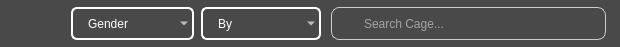
      <widget class="QFrame" name="Filter_Cages_Frame_View">
       <property name="geometry">
        <rect>
         <x>360</x>
         <y>20</y>
         <width>620</width>
         <height>47</height>
        </rect>
       </property>
       <property name="minimumSize">
        <size>
         <width>620</width>
         <height>47</height>
        </size>
       </property>
       <property name="maximumSize">
        <size>
         <width>620</width>
         <height>47</height>
        </size>
       </property>
       <property name="styleSheet">
        <string notr="true">QWidget{
	background-color: rgb(73, 73, 73);
	color: rgb(255, 255, 255);
	border-style: outset;
    	border-radius: 20px;
}</string>
       </property>
       <property name="frameShape">
        <enum>QFrame::StyledPanel</enum>
       </property>
       <property name="frameShadow">
        <enum>QFrame::Raised</enum>
       </property>
       <widget class="QComboBox" name="FilterBy_Cages">
        <property name="geometry">
         <rect>
          <x>201</x>
          <y>7</y>
          <width>120</width>
          <height>33</height>
         </rect>
        </property>
        <property name="minimumSize">
         <size>
          <width>120</width>
          <height>33</height>
         </size>
        </property>
        <property name="maximumSize">
         <size>
          <width>120</width>
          <height>33</height>
         </size>
        </property>
        <property name="styleSheet">
         <string notr="true">QComboBox{
	border: 2px solid white;
	border-radius:6px;
	padding:1px 18px 1px 3px;
	background-color: rgba(0, 0, 0, 0);
	color: rgb(255, 255, 255);
	font: 75 12pt &quot;Acme&quot;;
	padding-left: 15px;
	selection-background-color: #2980B9;
}</string>
        </property>
        <item>
         <property name="text">
          <string>By</string>
         </property>
         <property name="icon">
          <iconset resource="resources.qrc">
           <normaloff>:/Icons/Search.png</normaloff>:/Icons/Search.png</iconset>
         </property>
        </item>
        <item>
         <property name="text">
          <string>ID</string>
         </property>
         <property name="icon">
          <iconset resource="resources.qrc">
           <normaloff>:/Icons/Cages_White.png</normaloff>
           <normalon>:/Icons/Cages_Green.png</normalon>:/Icons/Cages_White.png</iconset>
         </property>
        </item>
        <item>
         <property name="text">
          <string>FactureID</string>
         </property>
         <property name="icon">
          <iconset resource="resources.qrc">
           <normaloff>:/Icons/Facture_White.png</normaloff>
           <normalon>:/Icons/Facture_Green.png</normalon>:/Icons/Facture_White.png</iconset>
         </property>
        </item>
        <item>
         <property name="text">
          <string>CustomerID</string>
         </property>
         <property name="icon">
          <iconset resource="resources.qrc">
           <normaloff>:/Icons/Customer_Whitre.png</normaloff>
           <normalon>:/Icons/Customer_Green.png</normalon>:/Icons/Customer_Whitre.png</iconset>
         </property>
        </item>
        <item>
         <property name="text">
          <string>Sold</string>
         </property>
         <property name="icon">
          <iconset resource="resources.qrc">
           <normaloff>:/Icons/TND_White.png</normaloff>
           <normalon>:/Icons/TND_Green.png</normalon>:/Icons/TND_White.png</iconset>
         </property>
        </item>
        <item>
         <property name="text">
          <string>Bought</string>
         </property>
         <property name="icon">
          <iconset resource="resources.qrc">
           <normaloff>:/Icons/TND_White.png</normaloff>
           <normalon>:/Icons/TND_Green.png</normalon>:/Icons/TND_White.png</iconset>
         </property>
        </item>
       </widget>
       <widget class="QComboBox" name="FilterGender_Cages">
        <property name="geometry">
         <rect>
          <x>71</x>
          <y>7</y>
          <width>123</width>
          <height>33</height>
         </rect>
        </property>
        <property name="minimumSize">
         <size>
          <width>123</width>
          <height>33</height>
         </size>
        </property>
        <property name="maximumSize">
         <size>
          <width>123</width>
          <height>33</height>
         </size>
        </property>
        <property name="styleSheet">
         <string notr="true">QComboBox{
	border: 2px solid white;
	border-radius:6px;
	padding:1px 18px 1px 3px;
	background-color: rgba(0, 0, 0, 0);
	color: rgb(255, 255, 255);
	font: 75 12pt &quot;Acme&quot;;
	padding-left: 15px;
	selection-background-color: #2980B9;
}</string>
        </property>
        <item>
         <property name="text">
          <string>Gender</string>
         </property>
         <property name="icon">
          <iconset resource="resources.qrc">
           <normaloff>:/Icons/Gender_White.png</normaloff>
           <normalon>:/Icons/Gender_Green.png</normalon>:/Icons/Gender_White.png</iconset>
         </property>
        </item>
        <item>
         <property name="text">
          <string>Male</string>
         </property>
         <property name="icon">
          <iconset resource="resources.qrc">
           <normaloff>:/Icons/Gender_Male_White.png</normaloff>
           <normalon>:/Icons/Gender_Male_Green.png</normalon>:/Icons/Gender_Male_White.png</iconset>
         </property>
        </item>
        <item>
         <property name="text">
          <string>Female</string>
         </property>
         <property name="icon">
          <iconset resource="resources.qrc">
           <normaloff>:/Icons/Gender_Female_White.png</normaloff>
           <normalon>:/Icons/Gender_Female_Green.png</normalon>:/Icons/Gender_Female_White.png</iconset>
         </property>
        </item>
        <item>
         <property name="text">
          <string>Kids</string>
         </property>
         <property name="icon">
          <iconset resource="resources.qrc">
           <normaloff>:/Icons/Gender_Null_White.png</normaloff>
           <normalon>:/Icons/Gender_Null_Green.png</normalon>:/Icons/Gender_Null_White.png</iconset>
         </property>
        </item>
       </widget>
       <widget class="QPushButton" name="Ordre_Cages">
        <property name="geometry">
         <rect>
          <x>18</x>
          <y>7</y>
          <width>43</width>
          <height>33</height>
         </rect>
        </property>
        <property name="minimumSize">
         <size>
          <width>43</width>
          <height>33</height>
         </size>
        </property>
        <property name="maximumSize">
         <size>
          <width>43</width>
          <height>33</height>
         </size>
        </property>
        <property name="font">
         <font>
          <family>Orbitron</family>
          <pointsize>9</pointsize>
          <weight>9</weight>
          <italic>false</italic>
          <bold>false</bold>
         </font>
        </property>
        <property name="cursor">
         <cursorShape>ArrowCursor</cursorShape>
        </property>
        <property name="styleSheet">
         <string notr="true">QPushButton {
	border: none;
	background-color:rgba(0, 0, 0, 0);
	image: url(:/Icons/Order_White.png);
}
QPushButton:hover {
	border: none;
	background-color:rgba(0, 0, 0, 0);
	image: url(:/Icons/Order_Mix.png);
}
QPushButton:checked:hover {
	border: none;
	background-color:rgba(0, 0, 0, 0);
	image: url(:/Icons/Order_Mix.png);
}
QPushButton:pressed {
	border: none;
	background-color:rgba(0, 0, 0, 0);
	image: url(:/Icons/Order_Green.png);
}
QPushButton:checked{
	border-style: outset;
    	background-color:rgba(0, 0, 0, 0);
	image: url(:/Icons/Order_Green.png);
}</string>
        </property>
        <property name="text">
         <string/>
        </property>
        <property name="iconSize">
         <size>
          <width>20</width>
          <height>20</height>
         </size>
        </property>
        <property name="checkable">
         <bool>true</bool>
        </property>
        <property name="checked">
         <bool>false</bool>
        </property>
        <property name="autoRepeat">
         <bool>false</bool>
        </property>
        <property name="autoExclusive">
         <bool>false</bool>
        </property>
        <property name="autoRepeatDelay">
         <number>50</number>
        </property>
        <property name="autoRepeatInterval">
         <number>10</number>
        </property>
       </widget>
       <widget class="QLineEdit" name="Search_Cages">
        <property name="geometry">
         <rect>
          <x>331</x>
          <y>7</y>
          <width>275</width>
          <height>33</height>
         </rect>
        </property>
        <property name="minimumSize">
         <size>
          <width>275</width>
          <height>33</height>
         </size>
        </property>
        <property name="maximumSize">
         <size>
          <width>275</width>
          <height>31</height>
         </size>
        </property>
        <property name="styleSheet">
         <string notr="true">QLineEdit {
	background-color:rgba(0, 0, 0, 0);
	padding-left: 30px;
	border: 1px solid #ccc;
	border-radius: 8px;
	background-image: url(:/Icons/Search.png);
	background-repeat: no-repeat;
	background-position: left center;
	font: 75 10pt &quot;Acme&quot;;
}</string>
        </property>
        <property name="inputMask">
         <string/>
        </property>
        <property name="text">
         <string/>
        </property>
        <property name="placeholderText">
         <string>Search Cage...</string>
        </property>
       </widget>
      </widget>
